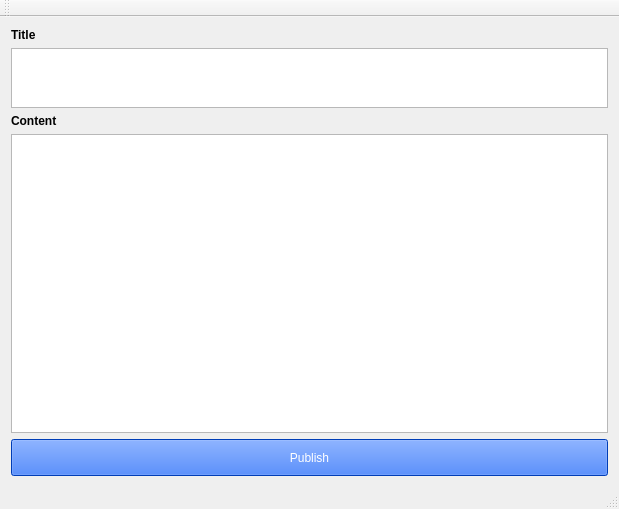
<?xml version="1.0" encoding="UTF-8"?>
<ui version="4.0">
 <class>PublisherAppClass</class>
 <widget class="QMainWindow" name="PublisherAppClass">
  <property name="geometry">
   <rect>
    <x>0</x>
    <y>0</y>
    <width>619</width>
    <height>509</height>
   </rect>
  </property>
  <property name="windowTitle">
   <string>PublisherApp</string>
  </property>
  <property name="autoFillBackground">
   <bool>false</bool>
  </property>
  <widget class="QWidget" name="centralWidget">
   <layout class="QVBoxLayout" name="verticalLayout" stretch="0,1,0,5,0">
    <item>
     <widget class="QLabel" name="label">
      <property name="font">
       <font>
        <italic>false</italic>
        <bold>true</bold>
       </font>
      </property>
      <property name="text">
       <string>Title</string>
      </property>
     </widget>
    </item>
    <item>
     <widget class="QTextEdit" name="messageTitle">
      <property name="sizePolicy">
       <sizepolicy hsizetype="Preferred" vsizetype="Fixed">
        <horstretch>0</horstretch>
        <verstretch>1</verstretch>
       </sizepolicy>
      </property>
      <property name="minimumSize">
       <size>
        <width>0</width>
        <height>25</height>
       </size>
      </property>
      <property name="sizeIncrement">
       <size>
        <width>0</width>
        <height>0</height>
       </size>
      </property>
     </widget>
    </item>
    <item>
     <widget class="QLabel" name="label_2">
      <property name="font">
       <font>
        <bold>true</bold>
       </font>
      </property>
      <property name="text">
       <string>Content</string>
      </property>
     </widget>
    </item>
    <item>
     <widget class="QTextEdit" name="messageContent">
      <property name="sizePolicy">
       <sizepolicy hsizetype="Preferred" vsizetype="Expanding">
        <horstretch>0</horstretch>
        <verstretch>0</verstretch>
       </sizepolicy>
      </property>
      <property name="baseSize">
       <size>
        <width>0</width>
        <height>0</height>
       </size>
      </property>
     </widget>
    </item>
    <item>
     <widget class="QPushButton" name="publishButton">
      <property name="minimumSize">
       <size>
        <width>0</width>
        <height>37</height>
       </size>
      </property>
      <property name="autoFillBackground">
       <bool>false</bool>
      </property>
      <property name="styleSheet">
       <string notr="true">background-color: rgb(0, 85, 255);
color: rgb(255, 255, 255);</string>
      </property>
      <property name="text">
       <string>Publish</string>
      </property>
     </widget>
    </item>
   </layout>
  </widget>
  <widget class="QMenuBar" name="menuBar">
   <property name="geometry">
    <rect>
     <x>0</x>
     <y>0</y>
     <width>619</width>
     <height>26</height>
    </rect>
   </property>
  </widget>
  <widget class="QToolBar" name="mainToolBar">
   <attribute name="toolBarArea">
    <enum>TopToolBarArea</enum>
   </attribute>
   <attribute name="toolBarBreak">
    <bool>false</bool>
   </attribute>
  </widget>
  <widget class="QStatusBar" name="statusBar"/>
 </widget>
 <layoutdefault spacing="6" margin="11"/>
 <resources/>
 <connections/>
</ui>
